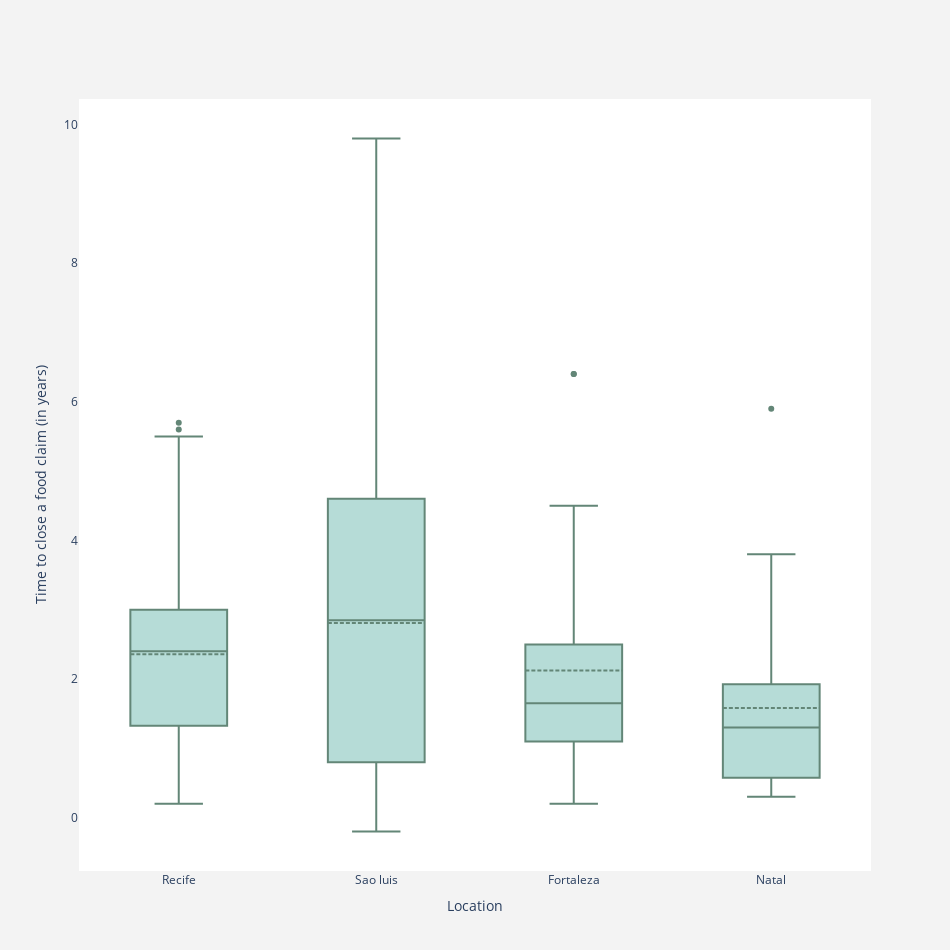

Source (notebook cell):
### Markdown cell above
## **What is the distribution of time to close claims?**

A histogram is used as it is known to be the best to visualise distribution of a variable. According to the above histogram, the **Time to Close** looks to be a right-skewed distribution, implying that the number of claims is inversely related to the time to close (in years) and claims that take 1 to 2 years to settle have the most claims.

### Code cell
# plotting Average time to close by country using a boxplot

y = claims['Time to Close']
config = {'displaylogo': False, 'displayModeBar': False}
fig = go.Figure()
fig.add_trace(go.Box(
    x=claims['Location'],
    y=y,line=dict(color='#638677'), fillcolor= "#b6dcd7",boxmean = True 
))
fig.update_layout(
    yaxis=dict(title='Time to close a food claim (in years)', zeroline=True),
    xaxis=dict(title='Location', zeroline=True),
    boxmode='group',
    width =  950,
    height = 950,
    margin_pad = 1,
    hoverlabel_align="left",
	paper_bgcolor='rgb(243, 243, 243)',
    plot_bgcolor='white',
    hoverlabel=dict(
        bgcolor = "white",
        font = dict(
            color = "Dark Grey",
            family = "Courier New",
            )    
    )

    
    
)
fig.update_traces(orientation='v')
fig.show(config=config)

### Figure 1 — Plotly figure (JSON) as saved in the notebook; plotly's stock layout.template omitted (floating-point values rounded to 4 significant figures)
{"data": [{"boxmean": true, "fillcolor": "#b6dcd7", "line": {"color": "#638677"}, "x": ["Recife", "Sao luis", "Sao luis", "Fortaleza", "Fortaleza", "Fortaleza", "Natal", "Fortaleza", "Fortaleza", "Recife", "Fortaleza", "Natal", "Recife", "Sao luis", "Sao luis", "Sao luis", "Sao luis", "Natal", "Fortaleza", "Sao luis", "Sao luis", "Sao luis", "Recife", "Sao luis", "Sao luis", "Fortaleza", "Natal", "Sao luis", "Sao luis", "Recife", "Sao luis", "Recife", "Natal", "Sao luis", "Fortaleza", "Sao luis", "Recife", "Recife", "Recife", "Recife", "Natal", "Natal", "Recife", "Recife", "Natal", "Recife", "Fortaleza", "Recife", "Fortaleza", "Sao luis", "Fortaleza", "Recife", "Fortaleza", "Recife", "Natal", "Sao luis", "Fortaleza", "Fortaleza", "Sao luis", "Natal", "Natal", "Recife", "Recife", "Fortaleza", "Recife", "Recife", "Recife", "Natal", "Natal", "Sao luis", "Sao luis", "Sao luis", "Fortaleza", "Fortaleza", "Recife", "Natal", "Natal", "Fortaleza", "Sao luis", "Sao luis", "Natal", "Fortaleza", "Recife", "Sao luis", "Recife", "Natal", "Sao luis", "Sao luis", "Natal", "Sao luis", "Sao luis", "Sao luis", "Recife", "Fortaleza", "Fortaleza", "Natal", "Natal", "Natal"], "y": [5.7, 9.8, 8.2, 3.1, 0.3, 1.6, 1, 6.4, 6.4, 5.6, 1.5, 5.9, 5.5, 4.8, 5, 4.7, 4.6, 0.3, 4.5, 4.4, 4.7, 4.6, 4.3, 3.1, 3.6, 3.3, 3.8, 3.2, 3.2, 3.2, 3.2, 3, 2.9, 2.9, 2.5, 2.8, 2.6, 3, 2.5, 2.4, 0.4, 2.7, 2.5, 2.4, 2.3, 2.7, 2.1, 2.1, 2, 1.8, 1.9, 1.8, 1.7, 1.8, 1.8, 1.7, 1.6, 1.4, -0.2, 1.7, 1.3, 1.5, 0.2, 1.4, 1.4, 1.4, 0.4, 1.3, 1.6, 1.3, 1.3, 1.3, 1.8, 1.1, 1.1, 1.6, 1.1, 1, 0.2, 1, 0.9, 0.3, 0.3, 0.1, 0.7, 0.6, 0.8, 0.1, 0.4, 0.7, 0.7, 0.7, 0.8, 0.6, 0.2, 0.6, 0.5, 0.5], "type": "box", "orientation": "v"}], "layout": {"yaxis": {"title": {"text": "Time to close a food claim (in years)"}, "zeroline": true}, "xaxis": {"title": {"text": "Location"}, "zeroline": true}, "margin": {"pad": 1}, "hoverlabel": {"font": {"color": "Dark Grey", "family": "Courier New"}, "align": "left", "bgcolor": "white"}, "boxmode": "group", "width": 950, "height": 950, "paper_bgcolor": "rgb(243, 243, 243)", "plot_bgcolor": "white"}}
